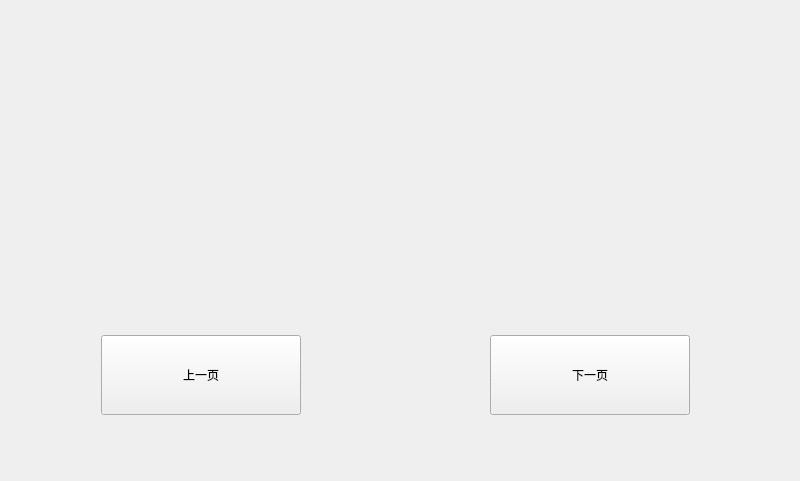
<?xml version="1.0" encoding="UTF-8"?>
<ui version="4.0">
 <class>Widget</class>
 <widget class="QWidget" name="Widget">
  <property name="geometry">
   <rect>
    <x>0</x>
    <y>0</y>
    <width>800</width>
    <height>481</height>
   </rect>
  </property>
  <property name="windowTitle">
   <string>Widget</string>
  </property>
  <property name="styleSheet">
   <string notr="true"/>
  </property>
  <widget class="QLabel" name="label">
   <property name="geometry">
    <rect>
     <x>160</x>
     <y>10</y>
     <width>441</width>
     <height>291</height>
    </rect>
   </property>
   <property name="autoFillBackground">
    <bool>true</bool>
   </property>
   <property name="text">
    <string/>
   </property>
   <property name="pixmap">
    <pixmap>image/2.jpg</pixmap>
   </property>
   <property name="scaledContents">
    <bool>true</bool>
   </property>
  </widget>
  <widget class="QWidget" name="layoutWidget">
   <property name="geometry">
    <rect>
     <x>90</x>
     <y>320</y>
     <width>611</width>
     <height>111</height>
    </rect>
   </property>
   <layout class="QHBoxLayout" name="horizontalLayout">
    <item>
     <widget class="QPushButton" name="pushButton_1">
      <property name="minimumSize">
       <size>
        <width>200</width>
        <height>80</height>
       </size>
      </property>
      <property name="text">
       <string>上一页</string>
      </property>
     </widget>
    </item>
    <item>
     <spacer name="horizontalSpacer">
      <property name="orientation">
       <enum>Qt::Horizontal</enum>
      </property>
      <property name="sizeHint" stdset="0">
       <size>
        <width>40</width>
        <height>20</height>
       </size>
      </property>
     </spacer>
    </item>
    <item>
     <widget class="QPushButton" name="pushButton_2">
      <property name="minimumSize">
       <size>
        <width>200</width>
        <height>80</height>
       </size>
      </property>
      <property name="text">
       <string>下一页</string>
      </property>
     </widget>
    </item>
   </layout>
  </widget>
 </widget>
 <layoutdefault spacing="6" margin="11"/>
 <resources/>
 <connections/>
</ui>
